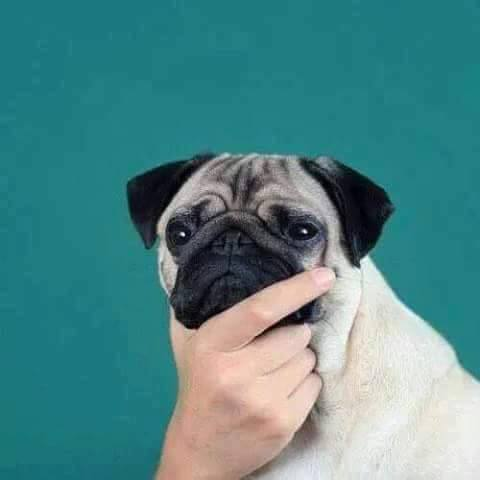
#> input picture images/pug.jpg, 480 x 480 px, found by its file name
$ python 10.2-opencv_basics.py   (Python 2 division)
#> lines starting #> are read from the running program, lines starting #| are printed output that depends on the picture
# READING AND WRITING IMAGES

import cv2
from pylab import *

# read image
im = cv2.imread('images/pug.jpg')
#> im is the input picture: shape (480, 480, 3); mean B, G, R 135.9, 134.3, 80.1
h,w = im.shape[:2]
#> h = 480; w = 480
print h, w
#| 480 480

# save image
cv2.imwrite('resulting pug.png',im)

# imread() returns the image as a standard NumPy array and can handle a wide range of image formats. You can use this function as an alternative to the PIL image reading.

# imwrite() automatically takes care of any conversion based on the file ending.


# COLOR SPACES

# in openCV images are not stored using RGB channels, they are stored in BGR order. When reading an image the default is BGR, however there are several conversions available. Color space conversions are done using cvtColor().

# converting to grayscale
grayPug = cv2.cvtColor(im, cv2.COLOR_BGR2GRAY)
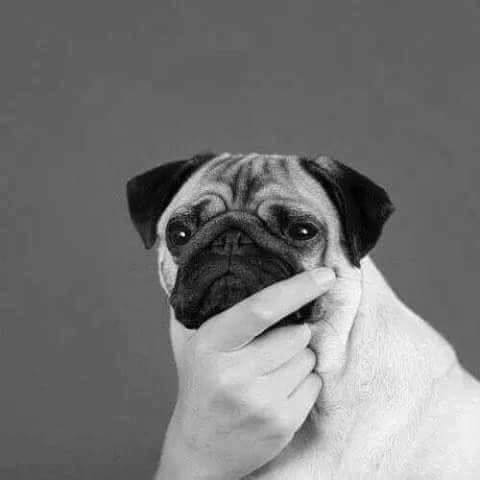
#> grayPug: shape (480, 480); min 0, max 254, mean 118.3
cv2.imwrite('graypug.png', grayPug)

# others:
# cv2.COLOR_BGR2GRAY
# cv2.COLOR_BGR2RGB
# cv2.COLOR_GRAY2BGR

# the last version converts grayscale to BGR and is useul if you want to plot or overlay colored objects on the images.


# DISPLAYING IMAGES AND RESULTS

# compute integral image
intim = cv2.integral(grayPug)
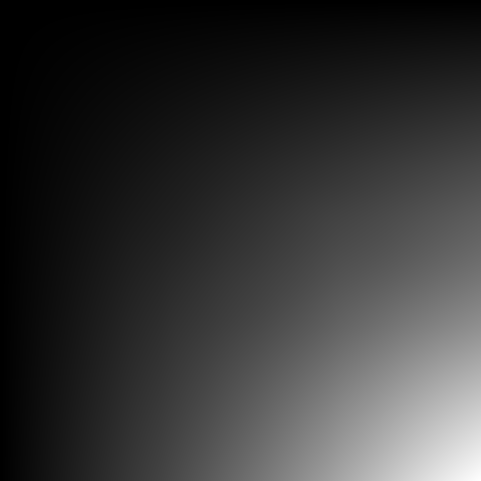
#> intim: shape (481, 481) int32; min 0, max 27262156, mean 5743182.5; drawn with min black and max white

# normalize and save
intim = (255.0 * intim) / intim.max()
cv2.imwrite('intim.png', intim)

# integral() creates an image where the value at each pixel is the sum of the intensities above and to the left. this is a very useful trick for quickly evaluating features. integral images are used in openCV's cascade classifier which is based on a framework introduced by Viola and Jones.

# before saving the resulting image, we normalize the values to 0...255 by dividing with the largest value.


# FLOOD FILL

diff = (6,6,6)
mask = zeros((h+2,w+2),uint8)
cv2.floodFill(im,mask,(10,10),(255,255,0),diff,diff)
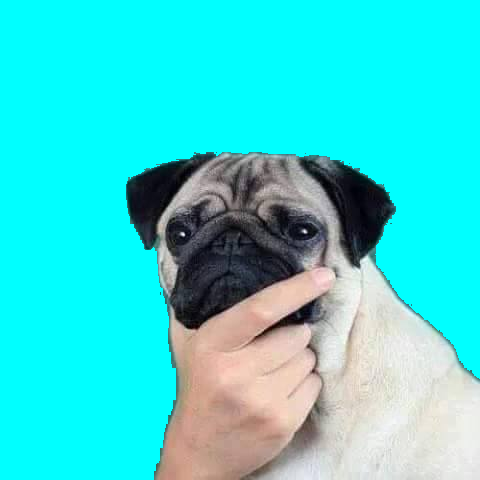
#> im: shape (480, 480, 3); mean B, G, R 213.8, 215.4, 60.3

# show the result in an openCV window
cv2.imshow('floodfill', im)
cv2.waitKey()

# save the result
cv2.imwrite('floodfill result.jpg', im)

# the example applies flood fill to the image and shows the result in an OpenCV window. waitKey() pauses until a key is pressed and the window is automatically closed. Here the function floodFill() takes the image (grayscale or color), a mask with non-zero pixels indicating areas not to be filled, a seed pixel, the new color value to replace the tflooded pixels together with lower and upper difference thresholds to accept new pixels. the difference thesholds are given as tuples (R,G,B).
